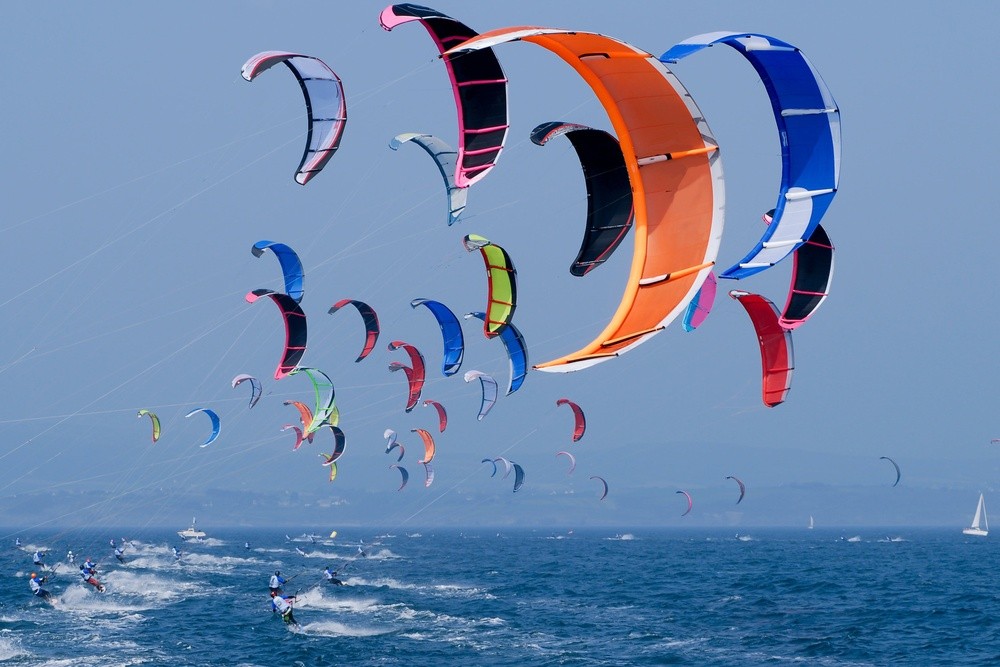
#> input picture CIS_465/HomeWork0/hw0_Program/image.jpg, 1000 x 667 px, shrunk from 3432 x 2288 before the run
$ python hw0.py
#> lines starting #> are read from the running program, lines starting #| are printed output that depends on the picture
import cv2

img = cv2.imread('image.jpg', cv2.IMREAD_GRAYSCALE)
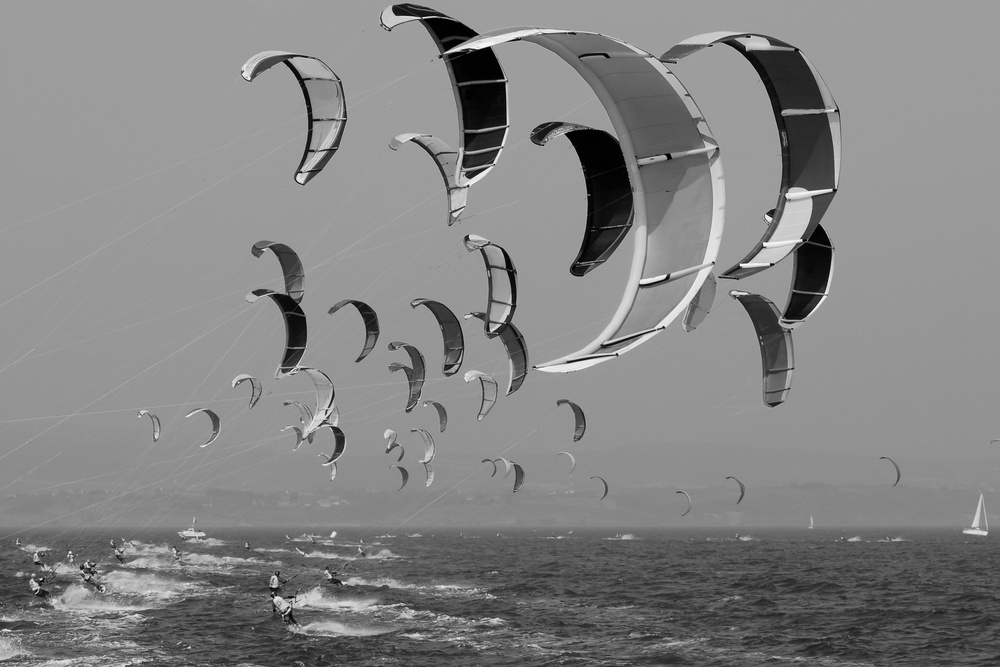
#> img: shape (667, 1000); min 0, max 255, mean 131.8
cv2.imshow('image' ,img)
cv2.waitKey(0)
cv2.destroyAllWindows()
